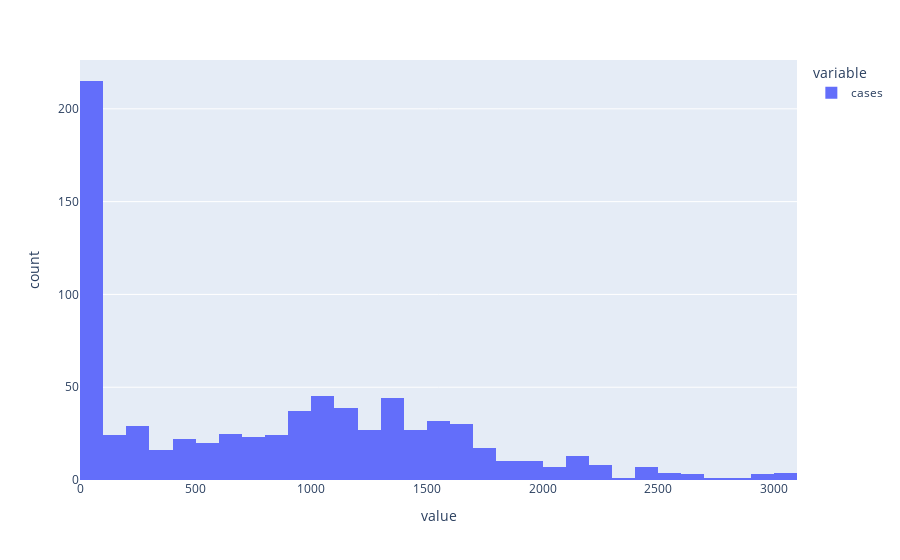

The code cell stored with this chart in its notebook:
### Code cell
px.histogram(df['cases'])

### Figure 1 — Plotly figure (JSON) as saved in the notebook; plotly's stock layout.template omitted (floating-point values rounded to 4 significant figures; data arrays with more than 128 entries replaced by an {"elided": "..."} marker saying what was removed)
{"data": [{"alignmentgroup": "True", "bingroup": "x", "hovertemplate": "variable=cases<br>value=%{x}<br>count=%{y}<extra></extra>", "legendgroup": "cases", "marker": {"color": "#636efa", "pattern": {"shape": ""}}, "name": "cases", "offsetgroup": "cases", "orientation": "v", "showlegend": true, "type": "histogram", "x": {"elided": "833 int values"}, "xaxis": "x", "yaxis": "y"}], "layout": {"barmode": "relative", "legend": {"title": {"text": "variable"}, "tracegroupgap": 0}, "margin": {"t": 60}, "xaxis": {"anchor": "y", "domain": [0, 1], "title": {"text": "value"}}, "yaxis": {"anchor": "x", "domain": [0, 1], "title": {"text": "count"}}}}
